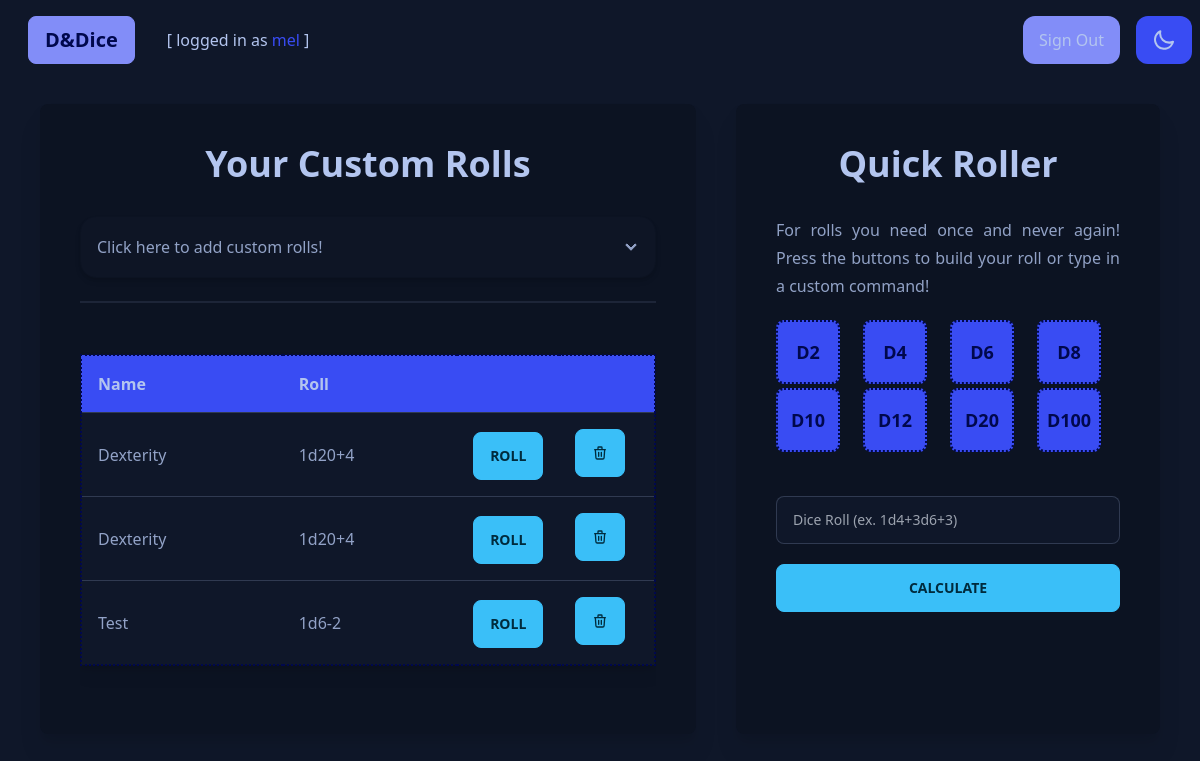
Page / (signed in) on the earlier database version.
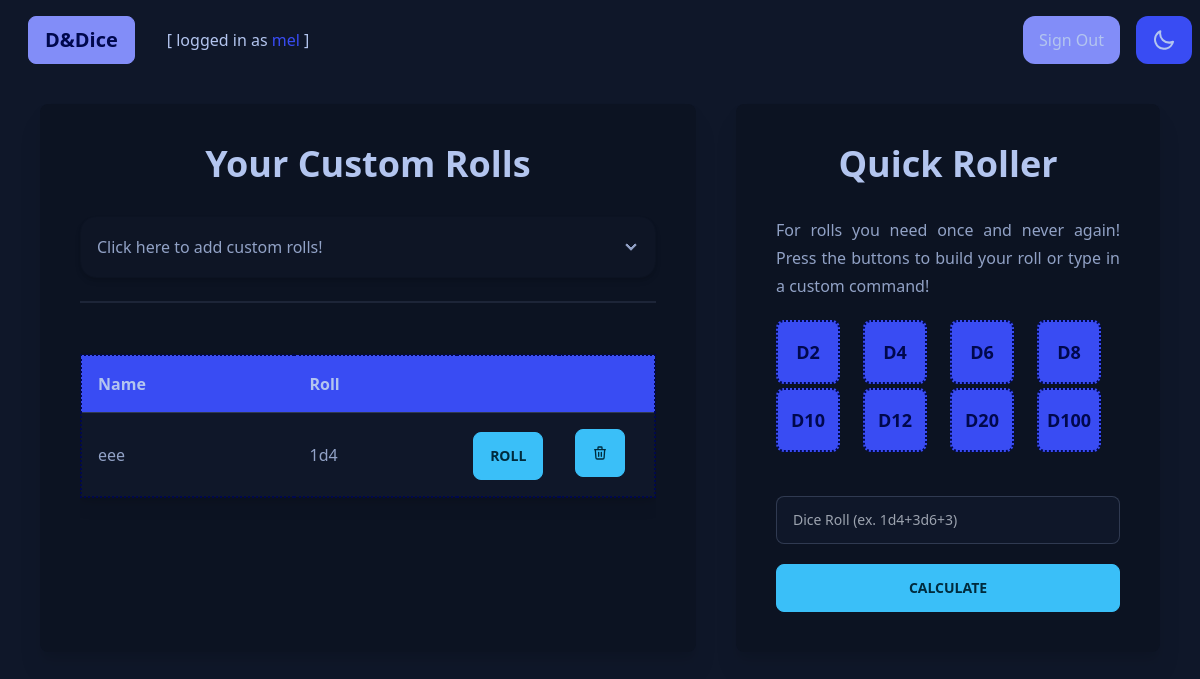
Same page on the later database version.
### tables this page shows
CREATE TABLE users (
	id INTEGER PRIMARY KEY AUTOINCREMENT NOT NULL,
	username TEXT NOT NULL,
	hash TEXT NOT NULL
);

CREATE TABLE rolls (
	id INTEGER PRIMARY KEY AUTOINCREMENT NOT NULL,
	username TEXT NOT NULL,
	roll_name TEXT NOT NULL,
	roll_text TEXT NOT NULL
);

### app.py (the view)
@app.route("/", methods=["GET", "POST"])
def index():
    custom_error=""
    if not session.get("user_id"):
        username = ""
    else:
        rows = db.execute("SELECT username FROM users WHERE id = ?", session["user_id"])
        username = rows[0]["username"]
    macros = db.execute("SELECT id, roll_name, roll_text FROM rolls WHERE username = ?", username)
    if request.method == "POST":
        if "build-roll" in request.form:
            if not session.get("user_id"):
                return render_template("/index.html", custom_error="You must be logged in to use this function.", username=username)
            if not request.form.get('custom-name'):
                return render_template("/index.html", custom_error="Must include roll name.", macros=macros, username=username)
            if not request.form.get('custom-roll'):
                return render_template("/index.html", custom_error="Must include custom roll.", macros=macros, username=username)
            custom_name = request.form.get('custom-name')
            custom_roll = request.form.get('custom-roll')
            test = solve_roll(custom_roll)
            if "Invalid" in test:
                if "Characters" in test:
                    return render_template("/index.html", custom_error="Must only include the following characters: 0-9, d, +, -", macros=macros, username=username)
                if "Format" in test:
                    return render_template("/index.html", custom_error="Invalid formatting.", macros=macros, username=username)
            db.execute("INSERT INTO rolls (username, roll_name, roll_text) VALUES(?, ?, ?)", username, custom_name, custom_roll)
            return redirect("/")
        if "calculate" in request.form:
            if not session.get("user_id"):
                custom_error="You must be logged in to use this function."
            else:
                custom_error=""
            if not request.form.get('dice-roll'):
                return render_template("/index.html", quick_error="Must include dice roll", custom_error=custom_error, macros=macros, username=username)
            roll = request.form.get('dice-roll')
            solved = solve_roll(roll)
            if "Invalid" in solved:
                if "Characters" in solved:
                    return render_template("/index.html", quick_error="Must only include the following characters: 0-9, d, +, -", custom_error="", macros=macros, username=username)
                if "Format" in solved:
                    return render_template("/index.html", quick_error="Invalid formatting.", custom_error=custom_error, macros=macros, username=username)
            return render_template("/index.html", custom_error=custom_error, solved=solved, macros=macros, username=username)
        if "roll-it" in request.form:
            id = request.form.get("id")
            rows = db.execute("SELECT roll_text FROM rolls WHERE id = ?", id)
            roll_text = rows[0]["roll_text"]
            rolled = solve_roll(roll_text)
            if "Invalid" in rolled:
                if "Characters" in rolled:
                    return render_template("/index.html", custom_error="Must only include the following characters: 0-9, d, +, -", macros=macros, username=username)
                if "Format" in rolled:
                    return render_template("/index.html", custom_error="Invalid formatting.", macros=macros, username=username)
            return render_template("/index.html", custom_error="", rolled=rolled, macros=macros, username=username)
        if "delete-it" in request.form:
            id = request.form.get("id")
            db.execute("DELETE FROM rolls WHERE id = ?", id)
            return redirect("/")
    else:
        if not session.get("user_id"):
            return render_template("/index.html", custom_error="You must be logged in to save custom dice roll macros.", username=username)
        return render_template("/index.html", custom_error="", macros=macros, username=username)

### templates/index.html (shortened to what this page needs)
{% extends "layout.html" %}
{% block main %}
    <div class="grid grid-cols-5 grid-rows-2 gap-10 place-content-center pl-10 pr-10 xl:pl-44 xl:pr-44">
        <div class="col-span-5 lg:col-span-3 rounded-lg drop-shadow-xl bg-base-300 p-10">
            <span class="prose">
                <h1 class="text-center">Your Custom Rolls</h1>
                <div tabindex="0" class="collapse collapse-arrow border border-base-300 bg-base-200 rounded-box shadow-md">
                    <div class="collapse-title">
                        Click here to add custom rolls!
                    </div>
                </div>
                <div class="divider"></div>
                {% if macros|length > 0 %}
                <div class="overflow-x-auto">
                    <table class="table-normal rounded-xl border-2 border-secondary-content drop-shadow-lg border-dotted">
                        <thead class="bg-secondary-focus">
                            <tr>
                                <th>Name</th>
                                <th>Roll</th>
                                <th class="w-1/6"></th>
                                <th class="w-1/6"></th>
                            </tr>
                        </thead>
                        <tbody class="rounded-xl bg-base-100 align-top p-0" >
                            {% for macros in macros %}
                                <tr>
                                    <td>{{ macros["roll_name"] }}</td>
                                    <td>{{ macros["roll_text"] }}</td>
                                    <form action="/" method="POST">
                                        <td><button class="btn btn-primary" type="submit" name="roll-it">Roll</button></td>
                                        <td>
                                            <button class="btn btn-primary" type="submit" name="delete-it">
                                                <svg xmlns="http://www.w3.org/2000/svg" class="h-4 w-4" fill="none" viewBox="0 0 24 24" stroke="currentColor" stroke-width="2"><path stroke-linecap="round" stroke-linejoin="round" d="M19 7l-.867 12.142A2 2 0 0116.138 21H7.862a2 2 0 01-1.995-1.858L5 7m5 4v6m4-6v6m1-10V4a1 1 0 00-1-1h-4a1 1 0 00-1 1v3M4 7h16" /></svg>
                                            </button>
                                        </td>
                                    </form>
                                </tr>
                            {% endfor %}
                        </tbody>
                    </table>
                </div>
                {% endif %}
            </span>
        </div>
        <div class="row-start-2 col-start-1 col-span-5 lg:row-start-1 lg:col-span-2 lg:col-start-4 rounded-lg drop-shadow-xl bg-base-300 p-10">
            <span class="prose">
                <h1 class="text-center">Quick Roller</h1>
                <p class="text-justify">For rolls you need once and never again! Press the buttons to build your roll or type in a custom command!</p>
                <div class="place-content-center grid grid-cols-4 grid-rows-2 gap-1">
                    <button onClick="button_input(2)" class="btn btn-lg btn-square bg-secondary-focus btn-secondary border-dotted border-secondary-content border-2">d2</button>
                    <button onClick="button_input(4)" class="btn btn-lg btn-square bg-secondary-focus btn-secondary border-dotted border-secondary-content border-2">d4</button>
                    <button onClick="button_input(6)" class="btn btn-lg btn-square bg-secondary-focus btn-secondary border-dotted border-secondary-content border-2">d6</button>
                    <button onClick="button_input(8)" class="btn btn-lg btn-square bg-secondary-focus btn-secondary border-dotted border-secondary-content border-2">d8</button>
                    <button onClick="button_input(10)" class="btn btn-lg btn-square bg-secondary-focus btn-secondary border-dotted border-secondary-content border-2">d10</button>
                    <button onClick="button_input(12)" class="btn btn-lg btn-square bg-secondary-focus btn-secondary border-dotted border-secondary-content border-2">d12</button>
                    <button onClick="button_input(20)" class="btn btn-lg btn-square bg-secondary-focus btn-secondary border-dotted border-secondary-content border-2">d20</button>
                    <button onClick="button_input(100)" class="btn btn-lg btn-square bg-secondary-focus btn-secondary border-dotted border-secondary-content border-2">d100</button>
                </div>
                <form action="/" method="POST">
                    <div class="pt-5 pb-5">
                        <div class="form-control col-span-2 mt-6">
                            <input id="dice-roll" type="text" name="dice-roll" placeholder="Dice Roll (ex. 1d4+3d6+3)" label="dice roll" class="input input-bordered">
                        </div>
                    </div>
                    <div class="form-control">
                        <button type="submit" name="calculate" class="btn btn-primary">Calculate</button>
                    </div>
                </form>
            </span>
        </div>
    </div>
{% endblock %}

### templates/layout.html (shortened to what this page needs)
<!DOCTYPE html>
<html lang="en" data-theme="night">
    <head>
        <link rel="stylesheet" href="../static/css/main.css">
    </head>
    <body>
      <div class="navbar bg-base-100 dark:text-gray-50">
        <div class="navbar">
          <div class="pl-3">
            <a class="btn btn-secondary normal-case text-xl dark:text-gray-50" href="/">D&Dice</a>
            {% if username is defined %}
              {% if username != "" %}
              <div class="pl-8 text-base-content">
                  [ logged in as <span class="text-secondary-focus">{{ username }}</span> ]
              </div>
              {% endif %}
            {% endif %}
          </div>
        </div>
        <div class="navbar-center hidden lg:flex">
          <ul class="menu menu-horizontal space-x-4 flex justify-end place-content-end">
            {% if username != "" %}
              <li class="bg-secondary rounded-xl"><a href="/login">Sign Out</a></li>
            {% endif %}
            <li class="bg-secondary-focus rounded-xl">
              <label class="swap swap-rotate">
                </label>
            </li>
          </ul>
        </div>
      </div>
      <br>
      {% block main %}{% endblock %}
    </body>
</html>

Differences in the rows shown:
removed rolls: roll_name "Dexterity", roll_text "1d20+4"
removed rolls: roll_name "Dexterity", roll_text "1d20+4"
removed rolls: roll_name "Test", roll_text "1d6-2"
added rolls: roll_name "eee", roll_text "1d4"
